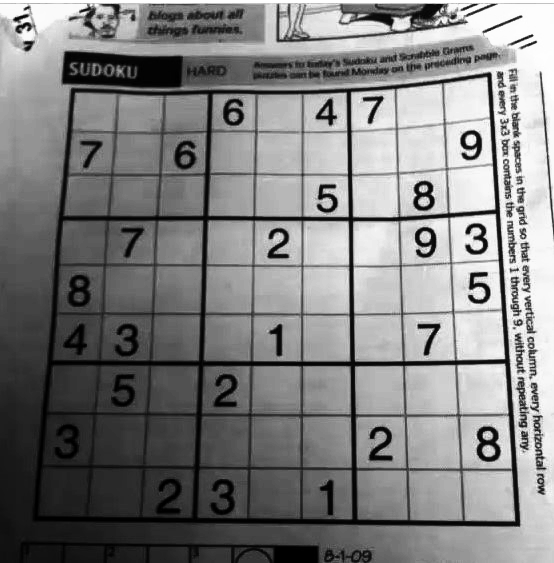
#> input picture Images/img_equalize.png, 554 x 563 px, found by its file name
$ python density_plot.py
#> lines starting #> are read from the running program, lines starting #| are printed output that depends on the picture
# -*- coding: utf-8 -*-
"""
Created on Wed Mar  4 20:17:33 2020

@author: hosna
"""

import numpy as np
from numpy import asarray
from PIL import Image
import matplotlib.pyplot as plt
import seaborn as sns

def make_histogram(img):
    # Take a flattened greyscale image and create a historgram from it
    histogram = np.zeros(256, dtype=int)
    for i in range(img.size):
        histogram[img[i]] += 1
    return histogram

my_img = 'img_equalize.png'
image2 = Image.open(my_img).convert('L')
#> image2 is the input picture: PIL image 554x563 L; min 0, max 255, mean 128.1
img_arr = np.asarray(image2)
img_float = img_arr.astype('float32')
flat = img_arr.flatten()

sns.distplot(flat, hist=True, kde=True,
                color = 'darkblue',
             hist_kws={'edgecolor':'black'},
             kde_kws={'linewidth': 5})
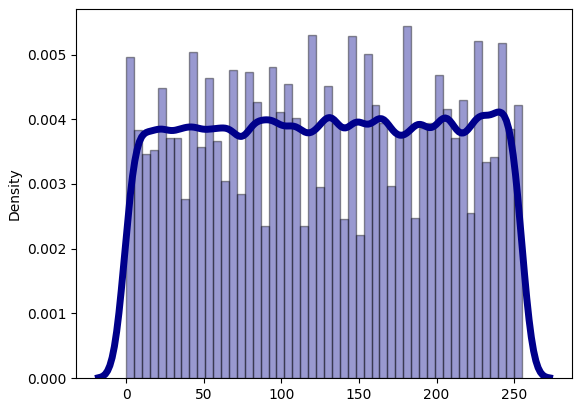
#> figure drawn by matplotlib, 1 panel; tallest bar 0.00544 high, from x = 178.5 to 183.6; curve peaks at x = 240.6, y = 0.00411

$ run again, with Images/rose_equalize.png copied over Images/img_equalize.png
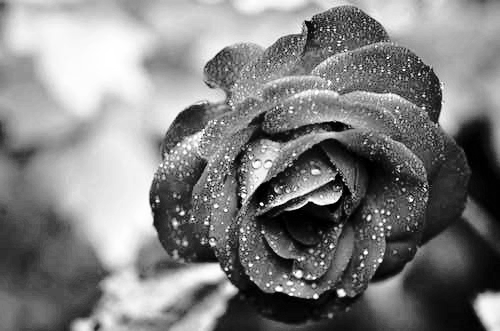
#> input picture Images/rose_equalize.png, 500 x 331 px, found by its file name
#> image2 is the input picture: PIL image 500x331 L; min 0, max 255, mean 128.1
#> `kde_kws={'linewidth': 5})`:
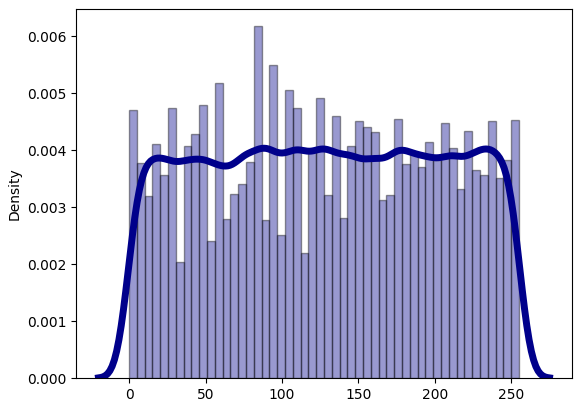
#> figure drawn by matplotlib, 1 panel; tallest bar 0.00618 high, from x = 81.6 to 86.7; curve peaks at x = 88.22, y = 0.00404

$ run again, with Images/trial_image.jpg saved as Images/img_equalize.png
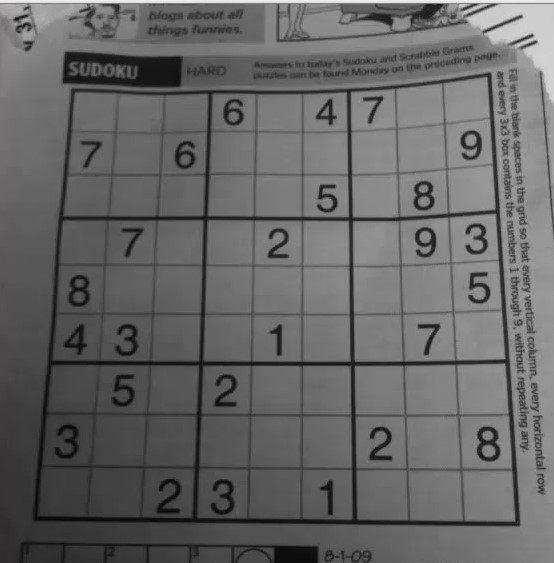
#> input picture Images/trial_image.jpg, 554 x 563 px, found by its file name
#> `kde_kws={'linewidth': 5})`:
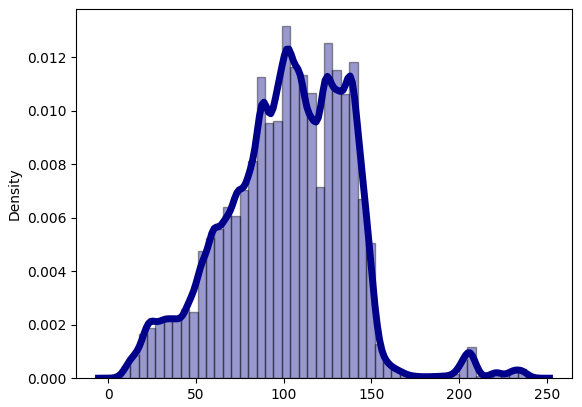
#> figure drawn by matplotlib, 1 panel; tallest bar 0.0132 high, from x = 99 to 103.8; curve peaks at x = 103, y = 0.0123
